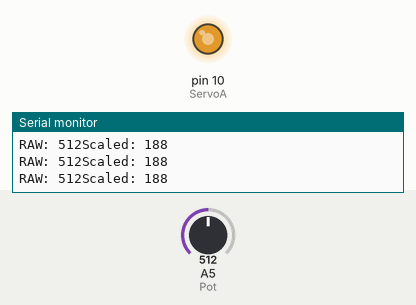
A sketch run on a simulated Arduino Uno, built with avr-gcc and run on an emulated ATmega328P. Parts: output pins drawn as LEDs (lit = HIGH), the last lines printed to the serial monitor. The test bench sets the inputs (shaded band); at power-on: A5 (Pot) = 512.

Above: at 7.0 s.
7.1 s: A5 (Pot) set to 0
At 7.5 s:
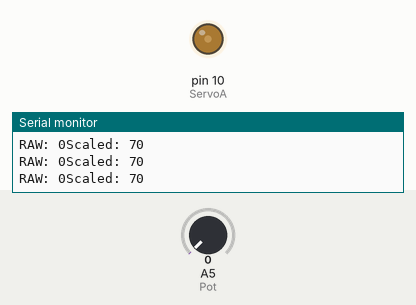
10.1 s: A5 (Pot) set to 122
At 10.4 s:
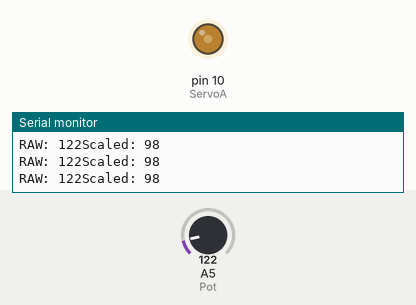
13.1 s: A5 (Pot) set to 511
At 13.7 s:
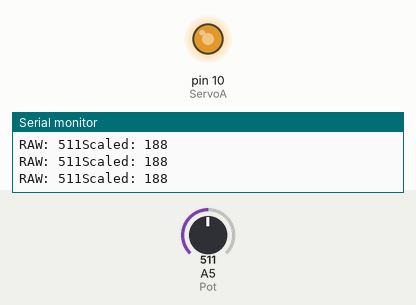
Timing chart, 0 to 16.1 s (numbered marks = the images above; inputs shaded):
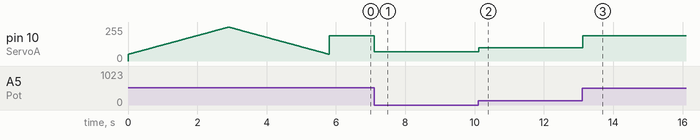

The sketch:

Servo_Base_Code_PWM_Knob.ino
```cpp
// To control the servo with a frequency of 0.2Hz the period ought ot be 1/0.2 = 5 seconds
// 5/360 gives a delay of 0.0139 seconds between servo writes
int Pot = A5;
int ServoA = 10;  // Sevo PWM line
int Average = 0.0;

void setup() {
  Serial.begin(9600);
  Serial.println("Begin");
  // Initial Sweep

  for (int i = 50; i <= 254; i++){  // 255 is the maximum pwm output of the
    analogWrite(ServoA, i);
    delay(14);
    Serial.println(i);
  }
  for (int i = 254; i >= 50; i--){  // 180 is the maximum range of the servo motor
    analogWrite(ServoA, i);
    delay(14);
    Serial.println(i);
}
}

void loop() {
  Average = 0;
  for (int i = 0; i < 2; i++){
    Average += analogRead(Pot);
  }
  int Position = floor(Average/2);
  Serial.print("RAW: ");
  Serial.print(Position);
  int x = map(Position, 0, 800, 70, 255); // Scales the value from the potentiometer to the scale of the PWM
  analogWrite(ServoA, x);     // PWM Output
  Serial.print("Scaled: ");
  Serial.println(x);
}
```

Measured:
- after the input at 7.1 s, pin 10 (ServoA): 188/255 → 70/255 at once
- after the input at 10.1 s, pin 10 (ServoA): 70/255 → 98/255 at once
- after the input at 13.1 s, pin 10 (ServoA): 98/255 → 188/255 at once
